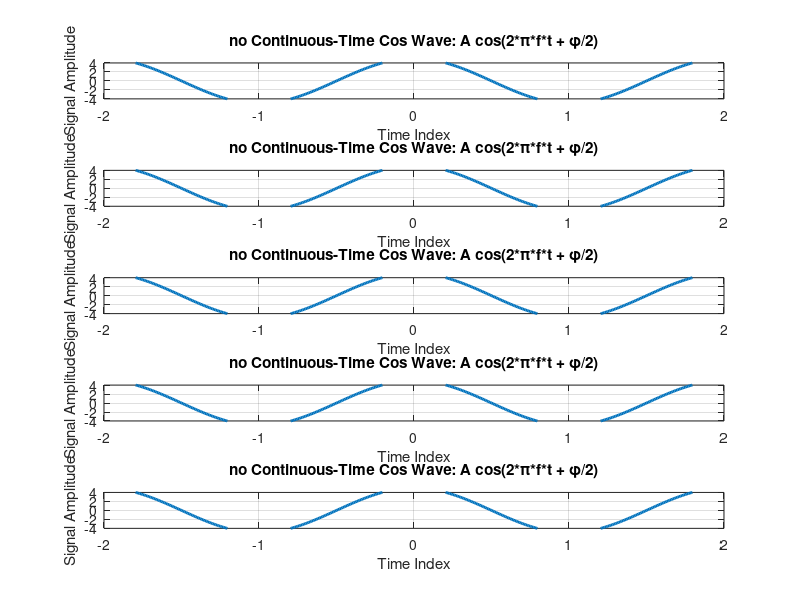

Source code (MATLAB):
clc;
clear all; 
close all; 
t=-2:1/100:2; 
A=2; 
f=0.5;
phase=0;
n=input('enter n no of sinusoid ');

    for i=1:n; 
A=input('enter amplitude of sinusoid ');
x=cos(2*pi*f*t + phase);
x=x*A;
subplot(n,1,i)
plot(t,x, 'linewidth', 2)
title('no Continuous-Time Cos Wave: A cos(2*\pi*f*t + \phi/2)') 
xlabel('Time Index')
ylabel('Signal Amplitude') 
grid
axis([t(1) t(end) -4 4])
    end
